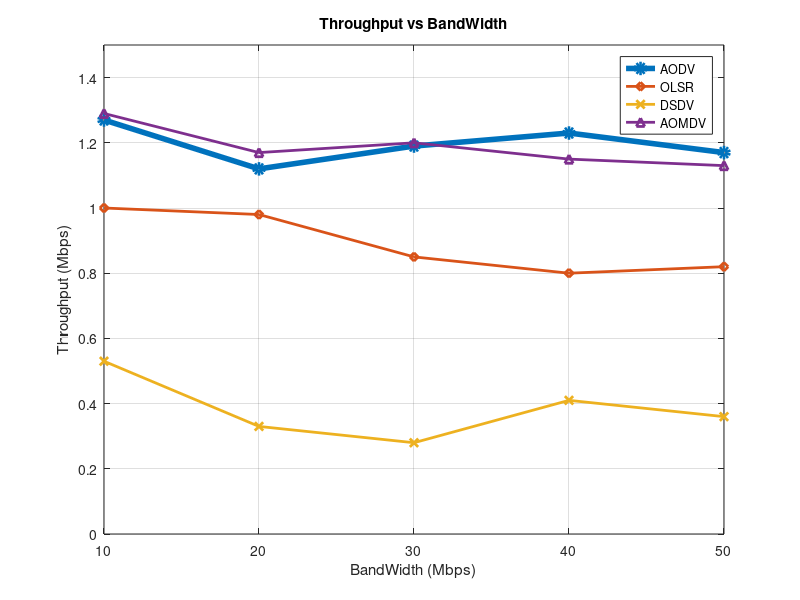

Write MATLAB code to recreate this figure.
clc;
clear;
close all;

% X-axis values
band = [10 20 30 40 50];

% Y-axis values
AODV  = [1.27 1.12 1.19 1.23 1.17];
OLSR  = [1.00 0.98 0.85 0.80 0.82];
DSDV  = [0.53 0.33 0.28 0.41 0.36];
AOMDV = [1.29 1.17 1.20 1.15 1.13];
% Plotting
figure;

plot(band, AODV, '-o', 'LineWidth', 4); hold on;
plot(band, OLSR, '-d', 'LineWidth', 2);
plot(band, DSDV, '-x', 'LineWidth', 2);
plot(band, AOMDV, '-^', 'LineWidth', 2);

% Labels and Title
xlabel('BandWidth (Mbps)');
ylabel('Throughput (Mbps)');
title('Throughput vs BandWidth');

% Legend
legend('AODV','OLSR','DSDV','AOMDV','Location','best');

% Grid
grid on;

% Axis limits (optional for better match)
ylim([0 1.5]);

hold off;
